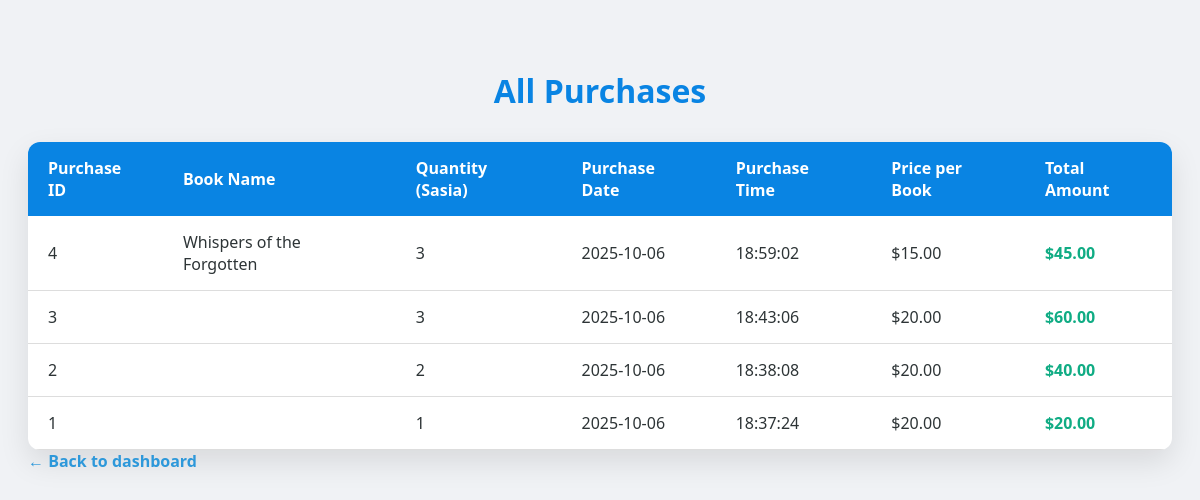
Page /Main/purchaseH.php on the earlier database version.
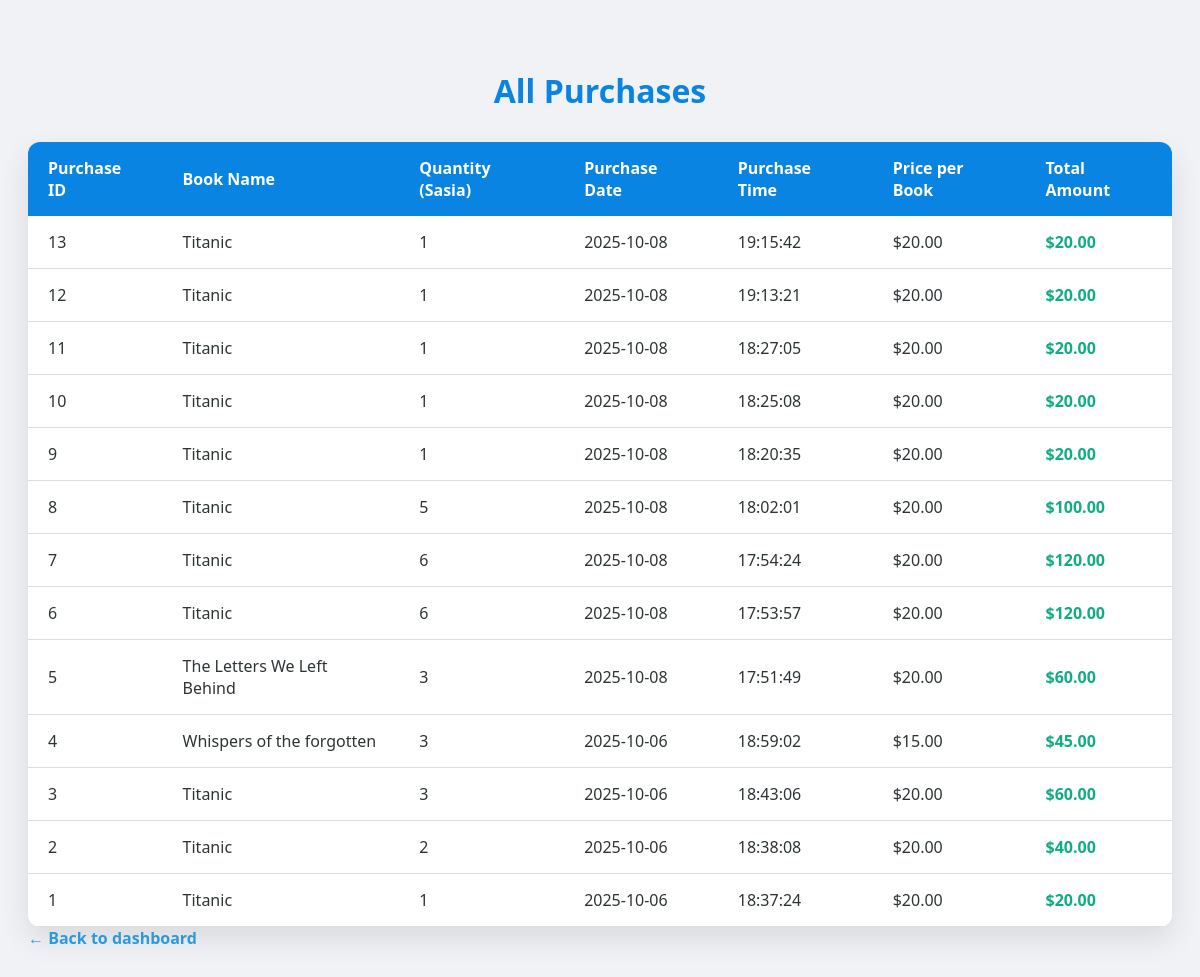
Same page on the later database version.
### tables this page shows
CREATE TABLE `purchases` (
  `id` int(11) NOT NULL,
  `book_id` int(11) NOT NULL,
  `quantity` int(11) NOT NULL DEFAULT 1,
  `purchase_datetime` datetime NOT NULL DEFAULT current_timestamp(),
  `customer_name` varchar(100) DEFAULT NULL,
  `customer_email` varchar(150) DEFAULT NULL,
  `address` varchar(255) DEFAULT NULL
);

CREATE TABLE `books` (
  `id` int(255) NOT NULL,
  `Book name` varchar(255) NOT NULL,
  `description` varchar(255) NOT NULL,
  `Price` varchar(255) NOT NULL,
  `rating` int(255) NOT NULL,
  `Books_image` varchar(255) DEFAULT NULL,
  `Book_name` varchar(255) DEFAULT NULL
);

### Main/purchaseH.php (the view, shortened to what this page needs)
<?php
include '../database/config.php';
$sql = "SELECT p.id, p.quantity, p.purchase_datetime, b.Book_name, b.Price
        FROM purchases p
        JOIN books b ON p.book_id = b.id
        ORDER BY p.purchase_datetime DESC";
$stmt = $conn->prepare($sql);
$stmt->execute();
$purchases = $stmt->fetchAll(PDO::FETCH_ASSOC);
?>
<!DOCTYPE html>
<html lang="en">
<head>
</head>
<body>
    <h1>All Purchases</h1>
    <?php if (count($purchases) > 0): ?>
    <table>
        <thead>
            <tr>
                <th>Purchase ID</th>
                <th>Book Name</th>
                <th>Quantity (Sasia)</th>
                <th>Purchase Date</th>
                <th>Purchase Time</th>
                <th>Price per Book</th>
                <th>Total Amount</th>
            </tr>
        </thead>
        <tbody>
            <?php foreach ($purchases as $purchase):
                $date = date('Y-m-d', strtotime($purchase['purchase_datetime']));
                $time = date('H:i:s', strtotime($purchase['purchase_datetime']));
                $total = $purchase['Price'] * $purchase['quantity'];
            ?>
            <tr>
                <td data-label="Purchase ID"><?php echo $purchase['id']; ?></td>
                <td data-label="Book Name"><?php echo htmlspecialchars($purchase['Book_name']); ?></td>
                <td data-label="Quantity (Sasia)"><?php echo (int)$purchase['quantity']; ?></td>
                <td data-label="Purchase Date"><?php echo $date; ?></td>
                <td data-label="Purchase Time"><?php echo $time; ?></td>
                <td data-label="Price per Book">$<?php echo number_format($purchase['Price'], 2); ?></td>
                <td class="total" data-label="Total Amount">$<?php echo number_format($total, 2); ?></td>
            </tr>
            <?php endforeach; ?>
        </tbody>
    </table>
    <?php else: ?>
        <p style="text-align:center; font-size:18px;">No purchases found.</p>
    <?php endif; ?>
    <a class="back-link" href="admin_dashboard.php">&larr; Back to dashboard</a>
</body>
</html>

Differences in the rows shown:
added purchases: id "13", book.Book_name "Titanic", quantity "1", purchase_datetime "2025-10-08", purchase_datetime "19:15:42", book.Price "20.00", total "20.00"
added purchases: id "12", book.Book_name "Titanic", quantity "1", purchase_datetime "2025-10-08", purchase_datetime "19:13:21", book.Price "20.00", total "20.00"
added purchases: id "11", book.Book_name "Titanic", quantity "1", purchase_datetime "2025-10-08", purchase_datetime "18:27:05", book.Price "20.00", total "20.00"
added purchases: id "10", book.Book_name "Titanic", quantity "1", purchase_datetime "2025-10-08", purchase_datetime "18:25:08", book.Price "20.00", total "20.00"
added purchases: id "9", book.Book_name "Titanic", quantity "1", purchase_datetime "2025-10-08", purchase_datetime "18:20:35", book.Price "20.00", total "20.00"
added purchases: id "8", book.Book_name "Titanic", quantity "5", purchase_datetime "2025-10-08", purchase_datetime "18:02:01", book.Price "20.00", total "100.00"
added purchases: id "7", book.Book_name "Titanic", quantity "6", purchase_datetime "2025-10-08", purchase_datetime "17:54:24", book.Price "20.00", total "120.00"
added purchases: id "6", book.Book_name "Titanic", quantity "6", purchase_datetime "2025-10-08", purchase_datetime "17:53:57", book.Price "20.00", total "120.00"
added purchases: id "5", book.Book_name "The Letters We Left Behind", quantity "3", purchase_datetime "2025-10-08", purchase_datetime "17:51:49", book.Price "20.00", total "60.00"
changed through a linked row, purchases id 4: book.Book_name "Whispers of the Forgotten" → "Whispers of the forgotten"
changed through a linked row, purchases id 3: book.Book_name (not shown) → "Titanic"
changed through a linked row, purchases id 2: book.Book_name (not shown) → "Titanic"
changed through a linked row, purchases id 1: book.Book_name (not shown) → "Titanic"
